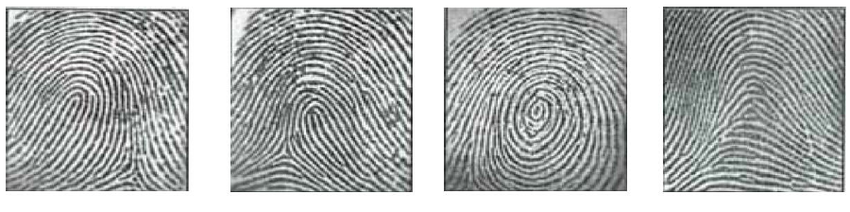
#> input picture fingerprint.jpg, 850 x 212 px
$ python gaussian.py
#> lines starting #> are read from the running program, lines starting #| are printed output that depends on the picture; long printed decimals are rounded
import numpy as np
import cv2
import matplotlib.pyplot as plt

def add_gaussian_noise(image, mean=0, std=25):
#> called with mean = 0, std = 25
    row, col = image.shape
#> row = 212; col = 850
    gauss = np.random.normal(mean, std, (row, col))
    noisy_image = image + gauss
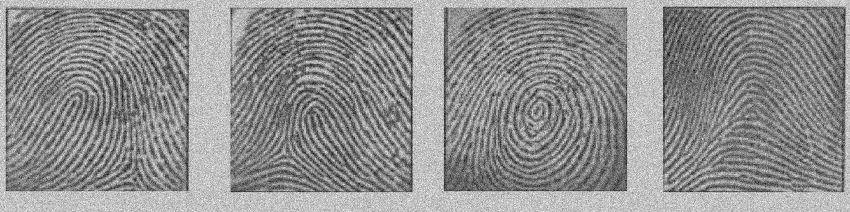
#> noisy_image: shape (212, 850) float64; min -51.83, max 351.1, mean 176.3; drawn with min black and max white
    noisy_image = np.clip(noisy_image, 0, 255)
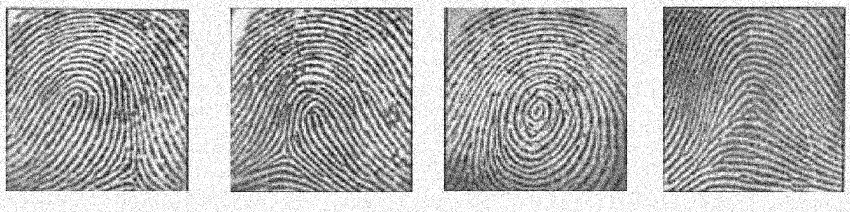
#> noisy_image: shape (212, 850) float64; min 0, max 255, mean 173.7
    return noisy_image.astype(np.uint8), gauss

# Load a fingerprint image
image = cv2.imread('fingerprint.jpg', 0)  # Assuming a grayscale image

# Add Gaussian noise
noisy_image, gauss_noise = add_gaussian_noise(image)
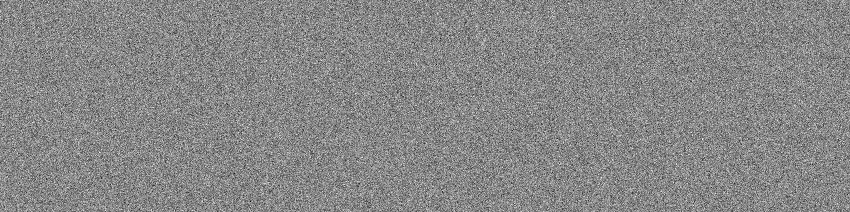
#> gauss_noise: shape (212, 850) float64; min -121.3, max 107.1, mean 0.1; drawn with min black and max white

# Display the original image, noisy image, and the Gaussian noise
plt.figure(figsize=(15, 5))

plt.subplot(1, 3, 1)
plt.title('Original Image')
plt.imshow(image, cmap='gray')

plt.subplot(1, 3, 2)
plt.title('Noisy Image')
plt.imshow(noisy_image, cmap='gray')

plt.subplot(1, 3, 3)
plt.title('Gaussian Noise')
plt.imshow(gauss_noise, cmap='gray')

plt.show()
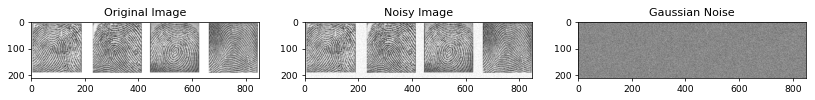
#> figure drawn by matplotlib, 3 panels

# Print Gaussian noise values (first 5x5 section for brevity)
print("Gaussian Noise Values (5x5 section):")
print(gauss_noise[:5, :5])
#| [[ 44.101  10.004  24.468   56.022  46.689]
#|  [-64.570 -28.849  -8.699  -33.835 -25.816]
#|  [-38.950  -12.676  21.125 -16.890 -24.834]
#|  [-36.543 -38.720   3.164  19.825  15.951]
#|  [-47.645 -14.202 -12.894  31.598   3.767]]
